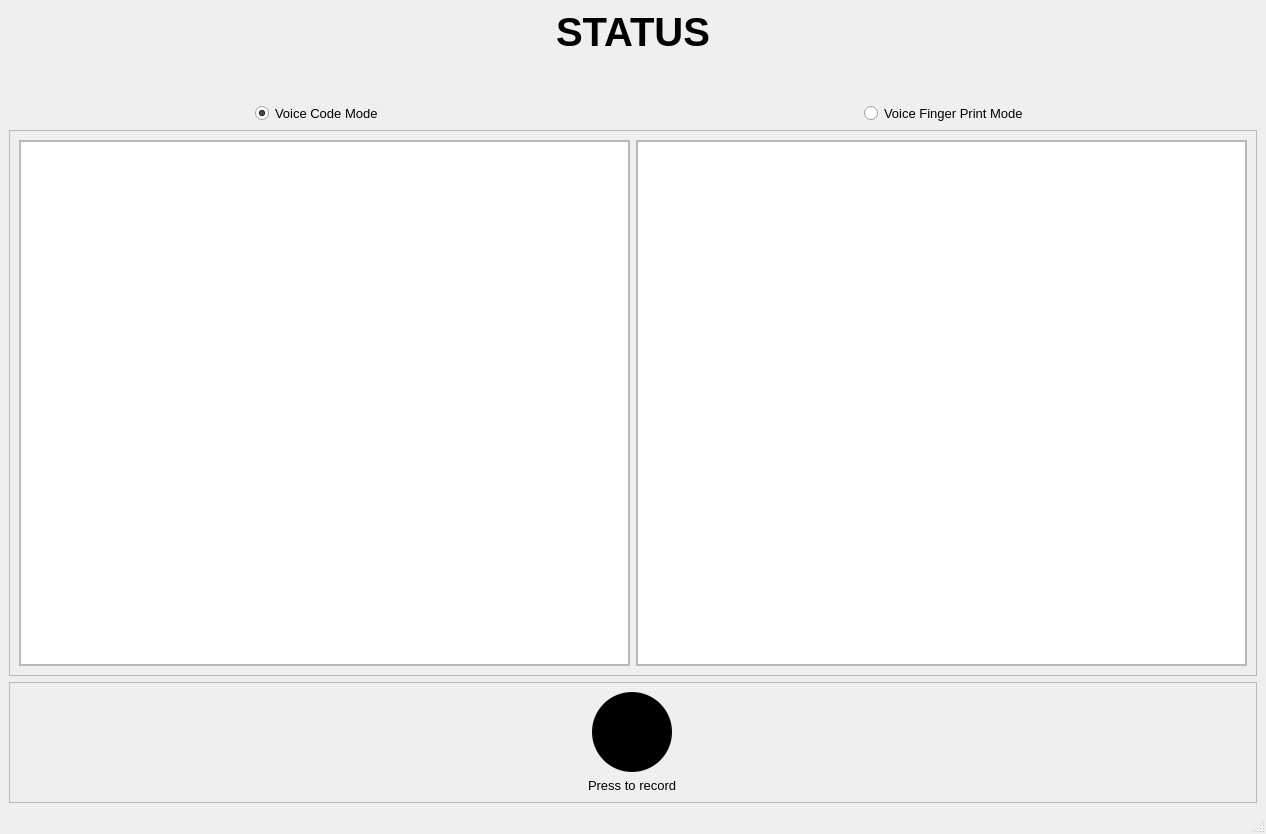
<?xml version="1.0" encoding="UTF-8"?>
<ui version="4.0">
 <class>MainWindow</class>
 <widget class="QMainWindow" name="MainWindow">
  <property name="geometry">
   <rect>
    <x>0</x>
    <y>0</y>
    <width>1266</width>
    <height>834</height>
   </rect>
  </property>
  <property name="windowTitle">
   <string>MainWindow</string>
  </property>
  <widget class="QWidget" name="centralwidget">
   <layout class="QGridLayout" name="gridLayout">
    <item row="1" column="0" colspan="2" alignment="Qt::AlignHCenter">
     <widget class="QLabel" name="resultLabel">
      <property name="sizePolicy">
       <sizepolicy hsizetype="Preferred" vsizetype="Fixed">
        <horstretch>0</horstretch>
        <verstretch>0</verstretch>
       </sizepolicy>
      </property>
      <property name="font">
       <font>
        <pointsize>30</pointsize>
        <weight>75</weight>
        <bold>true</bold>
       </font>
      </property>
      <property name="text">
       <string>STATUS</string>
      </property>
     </widget>
    </item>
    <item row="2" column="0" colspan="2">
     <widget class="QPushButton" name="lockbutton">
      <property name="font">
       <font>
        <pointsize>18</pointsize>
       </font>
      </property>
      <property name="styleSheet">
       <string notr="true">background-color: rgb(255, 255, 255);</string>
      </property>
      <property name="text">
       <string/>
      </property>
      <property name="icon">
       <iconset resource="icon.qrc">
        <normaloff>:/newPrefix/icons/unlock.png</normaloff>:/newPrefix/icons/unlock.png</iconset>
      </property>
      <property name="iconSize">
       <size>
        <width>50</width>
        <height>50</height>
       </size>
      </property>
      <property name="flat">
       <bool>true</bool>
      </property>
     </widget>
    </item>
    <item row="7" column="0" colspan="2">
     <widget class="QFrame" name="frame">
      <property name="sizePolicy">
       <sizepolicy hsizetype="Preferred" vsizetype="Fixed">
        <horstretch>0</horstretch>
        <verstretch>0</verstretch>
       </sizepolicy>
      </property>
      <property name="frameShape">
       <enum>QFrame::StyledPanel</enum>
      </property>
      <property name="frameShadow">
       <enum>QFrame::Raised</enum>
      </property>
      <layout class="QGridLayout" name="gridLayout_2">
       <item row="2" column="0" alignment="Qt::AlignHCenter">
        <widget class="QPushButton" name="recordButton">
         <property name="sizePolicy">
          <sizepolicy hsizetype="Fixed" vsizetype="Fixed">
           <horstretch>40</horstretch>
           <verstretch>40</verstretch>
          </sizepolicy>
         </property>
         <property name="minimumSize">
          <size>
           <width>80</width>
           <height>80</height>
          </size>
         </property>
         <property name="styleSheet">
          <string notr="true">border-radius: 40px; 
background-color: black;
color: white;</string>
         </property>
         <property name="text">
          <string/>
         </property>
         <property name="icon">
          <iconset resource="icon.qrc">
           <normaloff>:/newPrefix/icons/mic-svgrepo-com.png</normaloff>:/newPrefix/icons/mic-svgrepo-com.png</iconset>
         </property>
         <property name="iconSize">
          <size>
           <width>40</width>
           <height>40</height>
          </size>
         </property>
        </widget>
       </item>
       <item row="3" column="0">
        <widget class="QLabel" name="recordingLabel">
         <property name="sizePolicy">
          <sizepolicy hsizetype="Fixed" vsizetype="Fixed">
           <horstretch>0</horstretch>
           <verstretch>0</verstretch>
          </sizepolicy>
         </property>
         <property name="font">
          <font>
           <pointsize>10</pointsize>
          </font>
         </property>
         <property name="layoutDirection">
          <enum>Qt::LeftToRight</enum>
         </property>
         <property name="text">
          <string>Press to record</string>
         </property>
        </widget>
       </item>
      </layout>
     </widget>
    </item>
    <item row="4" column="0" colspan="2">
     <widget class="QFrame" name="frame2">
      <property name="frameShape">
       <enum>QFrame::StyledPanel</enum>
      </property>
      <property name="frameShadow">
       <enum>QFrame::Raised</enum>
      </property>
      <layout class="QGridLayout" name="gridLayout_4">
       <item row="1" column="0">
        <widget class="QFrame" name="spectoFrame">
         <property name="frameShape">
          <enum>QFrame::StyledPanel</enum>
         </property>
         <property name="frameShadow">
          <enum>QFrame::Raised</enum>
         </property>
         <layout class="QHBoxLayout" name="horizontalLayout">
          <property name="leftMargin">
           <number>0</number>
          </property>
          <property name="topMargin">
           <number>0</number>
          </property>
          <property name="rightMargin">
           <number>0</number>
          </property>
          <property name="bottomMargin">
           <number>0</number>
          </property>
          <item>
           <widget class="QGraphicsView" name="graphicsView"/>
          </item>
         </layout>
        </widget>
       </item>
       <item row="1" column="1">
        <widget class="QFrame" name="tableFrame">
         <property name="frameShape">
          <enum>QFrame::StyledPanel</enum>
         </property>
         <property name="frameShadow">
          <enum>QFrame::Raised</enum>
         </property>
         <layout class="QVBoxLayout" name="verticalLayout">
          <property name="leftMargin">
           <number>0</number>
          </property>
          <property name="topMargin">
           <number>0</number>
          </property>
          <property name="rightMargin">
           <number>0</number>
          </property>
          <property name="bottomMargin">
           <number>0</number>
          </property>
          <item>
           <widget class="QGraphicsView" name="graphicsView_2"/>
          </item>
         </layout>
        </widget>
       </item>
      </layout>
     </widget>
    </item>
    <item row="3" column="0" alignment="Qt::AlignHCenter">
     <widget class="QRadioButton" name="radioButton">
      <property name="font">
       <font>
        <pointsize>10</pointsize>
       </font>
      </property>
      <property name="text">
       <string>Voice Code Mode</string>
      </property>
      <property name="checked">
       <bool>true</bool>
      </property>
     </widget>
    </item>
    <item row="3" column="1" alignment="Qt::AlignHCenter">
     <widget class="QRadioButton" name="radioButton_2">
      <property name="font">
       <font>
        <pointsize>10</pointsize>
       </font>
      </property>
      <property name="text">
       <string>Voice Finger Print Mode</string>
      </property>
     </widget>
    </item>
   </layout>
  </widget>
  <widget class="QMenuBar" name="menubar">
   <property name="geometry">
    <rect>
     <x>0</x>
     <y>0</y>
     <width>1266</width>
     <height>26</height>
    </rect>
   </property>
  </widget>
  <widget class="QStatusBar" name="statusbar"/>
 </widget>
 <resources>
  <include location="icon.qrc"/>
 </resources>
 <connections/>
</ui>
